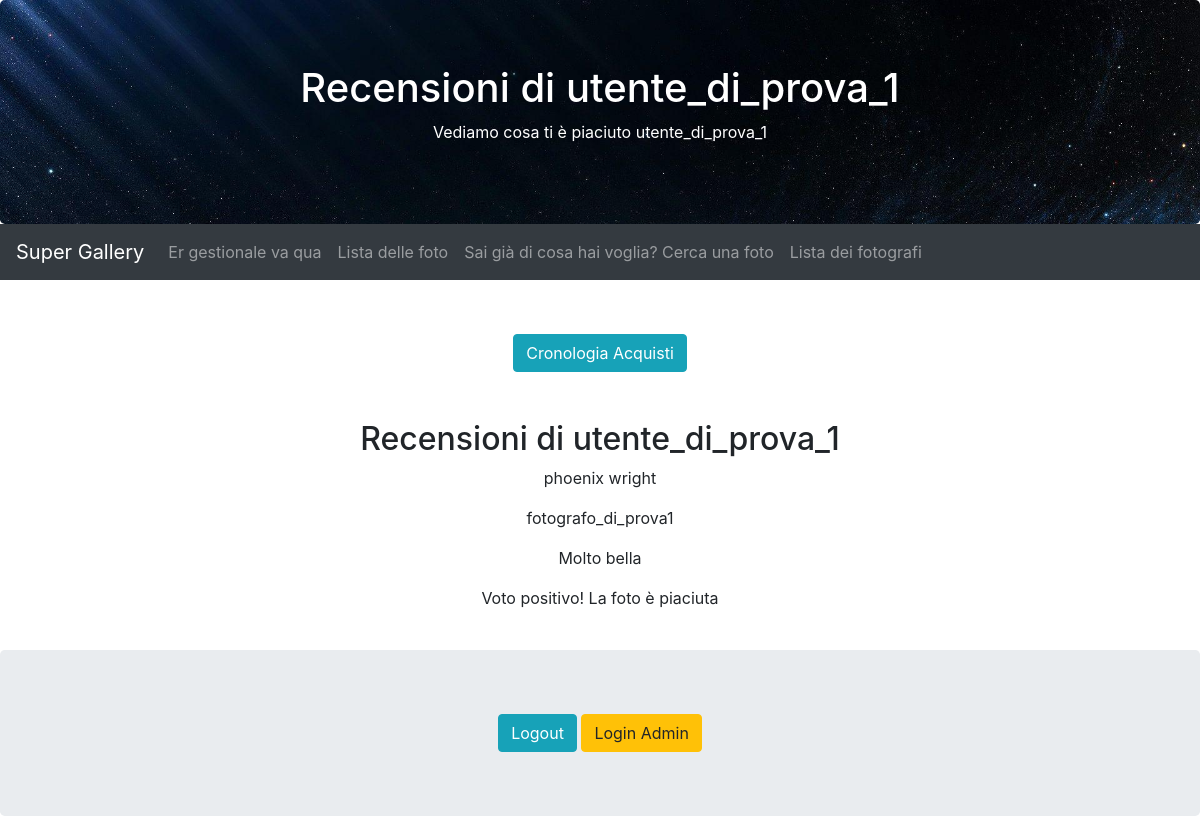
The page /APPfoto/recensioni_utente/ (signed in) on the database as committed earlier.
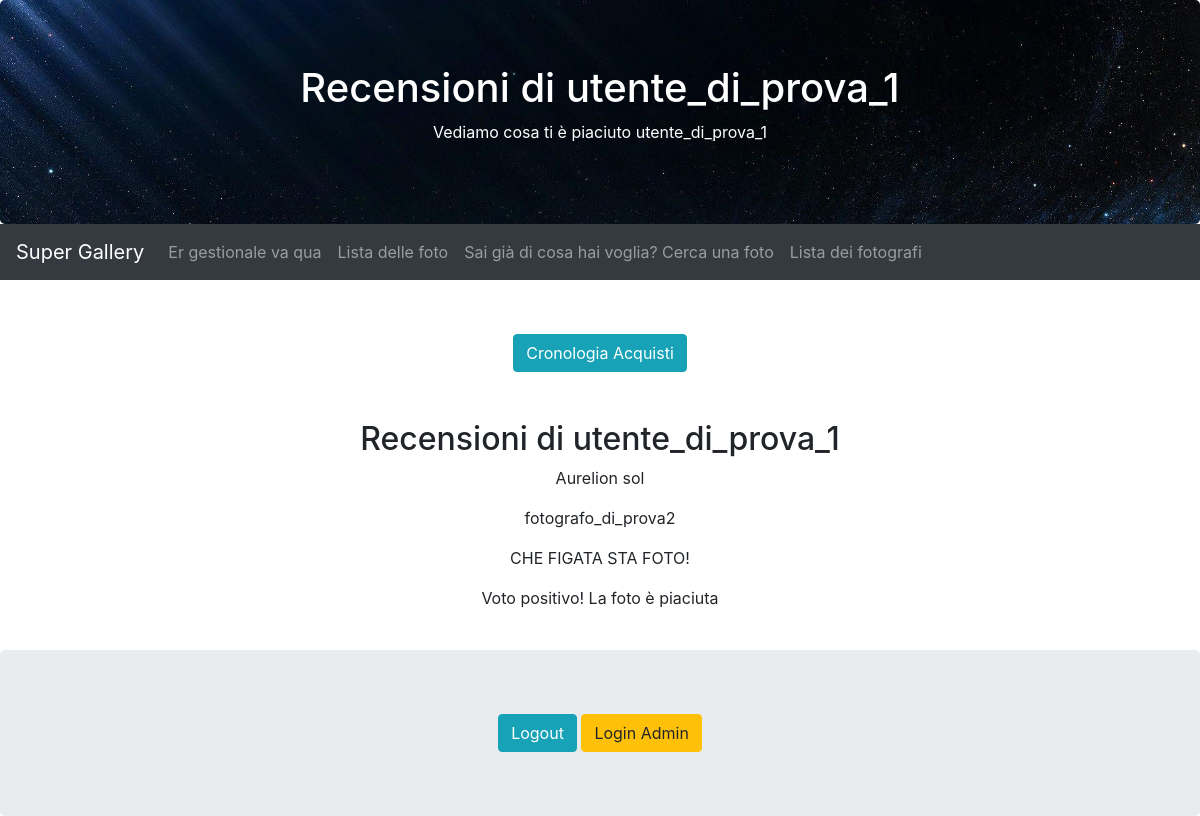
The same page on the database as committed later.
### APPfoto/models.py (models this page shows, shortened)
class Recensione(models.Model):
    foto = models.ForeignKey(Foto, on_delete=models.CASCADE, related_name="recensioni")
    utente = models.ForeignKey(User, on_delete=models.CASCADE, related_name="recensioni_scritte")
    testo = models.CharField(max_length=250, default="Questo utente non ha lasciato una recensione scritta, "
                                                     "solo un voto.")
    voto_positivo = models.BooleanField()
    fotografo = models.ForeignKey(User, on_delete=models.CASCADE, related_name="recensioni", null=True, blank=True)
    def testo_della_recensione(self):
        return self.testo
    class Meta:
        verbose_name_plural = "Recensioni"

class Foto(models.Model):
    COLOUR_CHOICES = [
        ("Black", "Black"),
        ("Dark Blue", "Dark Blue"),
        ("Green", "Green"),
        ("Grey", "Grey"),
        ("Light Blue", "Light Blue"),
        ("Orange", "Orange"),
        ("Pink", "Pink"),
        ("Purple", "Purple"),
        ("Red", "Red"),
        ("White", "White"),
        ("Yellow", "Yellow"),
    ]
    name = models.CharField(max_length=50, default="No name Given")
    main_colour = models.CharField(max_length=100, choices=COLOUR_CHOICES)
    landscape = models.BooleanField()
    actual_photo = models.ImageField(upload_to='uploads/')
    artist = models.ForeignKey(User, on_delete=models.CASCADE, default=0)
    price = models.DecimalField(verbose_name="prezzo", max_digits=5, decimal_places=2, default=0.00)
    creation_date = models.DateTimeField(auto_now_add=True)

### APPfoto/views.py (the view)
# urls.py: path('recensioni_utente/', views.RecensioniUtente, name='RecensioniUtente')
@login_required
def RecensioniUtente(request):
    user = request.user
    recensioni_utente = Recensione.objects.filter(utente=user)
    context = {
        'user': user,
        'recensioni_utente': recensioni_utente,
    }
    return render(request, 'APPfotoTempl/recensioni_utente.html', context)

### APPfoto/templates/APPfotoTempl/recensioni_utente.html (shortened to what this page needs)
{% extends 'base.html' %}
{% block header1 %}
  <h1>Recensioni di {{ user.username }} </h1>
  <p>Vediamo cosa ti è piaciuto
    {% if user.is_authenticated %}
     {{ user.username }}
    {% else %}
    Utente non registrato
        <br>
        Wait a minute, who are you?
    {% endif %}
  </p>
{% endblock %}
{% block content %}
     <br> <a href="{% url 'APPfoto:situation' %}" class="btn btn-info">Cronologia Acquisti</a>
    <br>
    <br>
    <br>
  <h2>Recensioni di {{ user.username }}</h2>
  {% for recensione in recensioni_utente %}
    <p>{{ recensione.foto.name }}</p>
    <p>{{ recensione.fotografo }}</p>
    <p>{{ recensione.testo_della_recensione }}</p>
    {% if recensione.voto_positivo %}
        <p>Voto positivo! La foto è piaciuta </p>
    {% else %}
        <p>Voto negativo, la foto non è piaciuta</p>
    {% endif %}
  {% endfor %}
{% endblock %}

Rows that differ between the two databases and show on the page:
removed Recensione: foto.name "phoenix wright", fotografo "fotografo_di_prova1", testo_della_recensione "Molto bella", voto_positivo "Voto positivo! La foto è piaciuta"
added Recensione: foto.name "Aurelion sol", fotografo "fotografo_di_prova2", testo_della_recensione "CHE FIGATA STA FOTO!", voto_positivo "Voto positivo! La foto è piaciuta"
